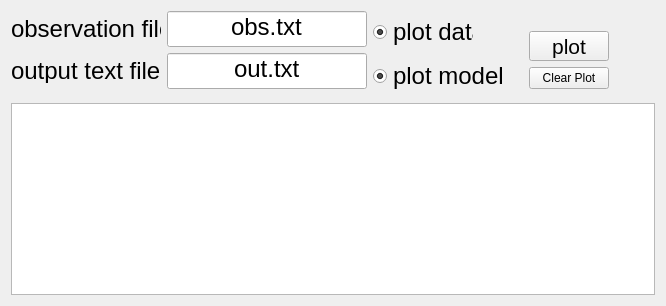
      <widget class="QWidget" name="tab">
       <property name="minimumSize">
        <size>
         <width>200</width>
         <height>200</height>
        </size>
       </property>
       <attribute name="title">
        <string>plot</string>
       </attribute>
       <layout class="QGridLayout" name="gridLayout_9">
        <item row="2" column="3">
         <widget class="QPushButton" name="clearplot">
          <property name="text">
           <string>Clear Plot</string>
          </property>
         </widget>
        </item>
        <item row="0" column="1" rowspan="4" colspan="2">
         <layout class="QGridLayout" name="gridLayout_5">
          <item row="1" column="0">
           <widget class="QRadioButton" name="plotmodel">
            <property name="minimumSize">
             <size>
              <width>150</width>
              <height>10</height>
             </size>
            </property>
            <property name="maximumSize">
             <size>
              <width>150</width>
              <height>16777215</height>
             </size>
            </property>
            <property name="font">
             <font>
              <pointsize>18</pointsize>
             </font>
            </property>
            <property name="text">
             <string>plot model</string>
            </property>
            <property name="checked">
             <bool>true</bool>
            </property>
            <property name="autoExclusive">
             <bool>false</bool>
            </property>
           </widget>
          </item>
          <item row="0" column="0">
           <widget class="QRadioButton" name="plotdata_2">
            <property name="minimumSize">
             <size>
              <width>100</width>
              <height>10</height>
             </size>
            </property>
            <property name="maximumSize">
             <size>
              <width>100</width>
              <height>16777215</height>
             </size>
            </property>
            <property name="font">
             <font>
              <pointsize>18</pointsize>
             </font>
            </property>
            <property name="text">
             <string>plot data</string>
            </property>
            <property name="checked">
             <bool>true</bool>
            </property>
            <property name="autoExclusive">
             <bool>false</bool>
            </property>
           </widget>
          </item>
         </layout>
        </item>
        <item row="1" column="3">
         <widget class="QPushButton" name="plot_button">
          <property name="minimumSize">
           <size>
            <width>10</width>
            <height>10</height>
           </size>
          </property>
          <property name="maximumSize">
           <size>
            <width>100</width>
            <height>30</height>
           </size>
          </property>
          <property name="font">
           <font>
            <pointsize>16</pointsize>
           </font>
          </property>
          <property name="text">
           <string>plot</string>
          </property>
         </widget>
        </item>
        <item row="0" column="0" rowspan="3">
         <layout class="QGridLayout" name="gridLayout">
          <item row="2" column="0">
           <widget class="QLabel" name="alpha0min_13">
            <property name="minimumSize">
             <size>
              <width>150</width>
              <height>10</height>
             </size>
            </property>
            <property name="maximumSize">
             <size>
              <width>150</width>
              <height>25</height>
             </size>
            </property>
            <property name="font">
             <font>
              <pointsize>18</pointsize>
             </font>
            </property>
            <property name="contextMenuPolicy">
             <enum>Qt::PreventContextMenu</enum>
            </property>
            <property name="text">
             <string>output text file</string>
            </property>
            <property name="scaledContents">
             <bool>true</bool>
            </property>
            <property name="alignment">
             <set>Qt::AlignLeading|Qt::AlignLeft|Qt::AlignVCenter</set>
            </property>
           </widget>
          </item>
          <item row="2" column="1">
           <widget class="QLineEdit" name="otxtfilename_2">
            <property name="minimumSize">
             <size>
              <width>10</width>
              <height>10</height>
             </size>
            </property>
            <property name="maximumSize">
             <size>
              <width>200</width>
              <height>16777215</height>
             </size>
            </property>
            <property name="font">
             <font>
              <pointsize>18</pointsize>
             </font>
            </property>
            <property name="locale">
             <locale language="English" country="UnitedStates"/>
            </property>
            <property name="text">
             <string>out.txt</string>
            </property>
            <property name="alignment">
             <set>Qt::AlignHCenter|Qt::AlignTop</set>
            </property>
           </widget>
          </item>
          <item row="0" column="1">
           <widget class="QLineEdit" name="obsfilename_2">
            <property name="minimumSize">
             <size>
              <width>10</width>
              <height>10</height>
             </size>
            </property>
            <property name="maximumSize">
             <size>
              <width>200</width>
              <height>16777215</height>
             </size>
            </property>
            <property name="font">
             <font>
              <pointsize>18</pointsize>
             </font>
            </property>
            <property name="locale">
             <locale language="English" country="UnitedStates"/>
            </property>
            <property name="text">
             <string>obs.txt</string>
            </property>
            <property name="alignment">
             <set>Qt::AlignHCenter|Qt::AlignTop</set>
            </property>
           </widget>
          </item>
          <item row="0" column="0">
           <widget class="QLabel" name="alpha0min_12">
            <property name="sizePolicy">
             <sizepolicy hsizetype="Preferred" vsizetype="Preferred">
              <horstretch>0</horstretch>
              <verstretch>0</verstretch>
             </sizepolicy>
            </property>
            <property name="minimumSize">
             <size>
              <width>150</width>
              <height>10</height>
             </size>
            </property>
            <property name="maximumSize">
             <size>
              <width>150</width>
              <height>25</height>
             </size>
            </property>
            <property name="font">
             <font>
              <pointsize>18</pointsize>
             </font>
            </property>
            <property name="contextMenuPolicy">
             <enum>Qt::PreventContextMenu</enum>
            </property>
            <property name="text">
             <string>observation file</string>
            </property>
            <property name="scaledContents">
             <bool>true</bool>
            </property>
            <property name="alignment">
             <set>Qt::AlignLeading|Qt::AlignLeft|Qt::AlignVCenter</set>
            </property>
           </widget>
          </item>
         </layout>
        </item>
        <item row="1" column="4">
         <spacer name="horizontalSpacer_2">
          <property name="orientation">
           <enum>Qt::Horizontal</enum>
          </property>
          <property name="sizeHint" stdset="0">
           <size>
            <width>40</width>
            <height>20</height>
           </size>
          </property>
         </spacer>
        </item>
        <item row="4" column="0" colspan="5">
         <widget class="PlotWidget" name="gv"/>
        </item>
       </layout>
      </widget>
